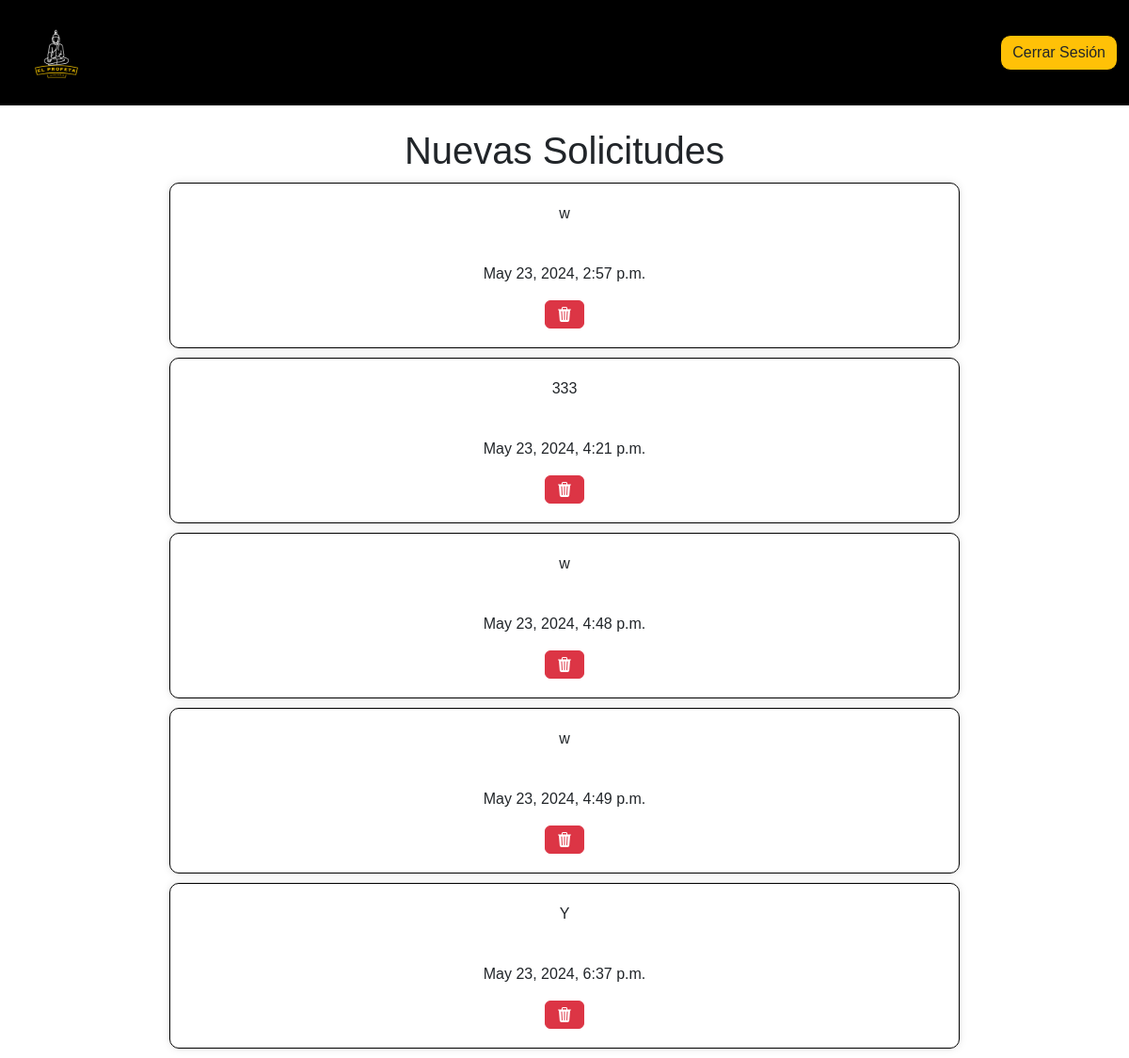
/mensajes-profesor/, run on the app's committed database.
### ourschool/models.py (models this page shows, shortened)
class Mensaje(models.Model):
    descripcion = models.TextField()
    creado_en = models.DateTimeField(auto_now_add=True)

### ourschool/views.py (the view)
# urls.py: path('mensajes-profesor/', views.mensajes_profesor, name='mensajes_profesor'),
def mensajes_profesor(request):
    mensajes = Mensaje.objects.all()
    return render(request, 'ourschool/mensajes_profesor.html', {'mensajes': mensajes})

### ourschool/templates/ourschool/mensajes_profesor.html (shortened to what this page needs)
{% load static %}
<head>
    <link href="https://cdn.jsdelivr.net/npm/bootstrap@5.3.1/dist/css/bootstrap.min.css" rel="stylesheet"
>
    <link rel="stylesheet" href="https://cdn.jsdelivr.net/npm/bootstrap-icons@1.10.5/font/bootstrap-icons.css">
    <link rel="stylesheet" href="{% static 'css/style.css' %}">
</head>
<body>
    <nav id="nav2" class="navbar navbar-expand-lg">
        <div class="container-fluid">
            <img src="{% static 'img/logo.png' %}" alt="logo" id="logo">
            <a href="{% url 'cerrar_session' %}" id="close_boton" class="btn btn-outline" type="button">Cerrar
                Sesión</a>
        </div>
    </nav>
    <br>
    <h1>Nuevas Solicitudes</h1>
    <div>
        {% for mensaje in mensajes %}
        <div class="carta" id="nose">
            <p style="word-wrap: break-word;">{{ mensaje.descripcion }}</p>
            <br>
            <p>{{mensaje.creado_en}}</p>
            <div>
                <form method="POST" action="{% url 'eliminar_mensaje' mensaje.id %}" style="display: inline;">
                    <button type="submit" class="btn btn-danger"><i class="bi bi-trash3-fill"></i></button>
                </form>
            </div>
        </div>
        {% endfor %}
    </div>
</body>
</html>

### ourschool/static/css/style.css (style rules this page uses)
body { background-color: #FFFFFF; }
a { color: black; }
#nav2 { background-color: #000000; }
#logo { width: 12vh; height: 12vh; }
#close_boton { background-color: #FFC107 ; border-color: black; border-radius: 11px; }
h1,h3,h5, p { text-align: center; }
a { color: white; }
button { background-color: #747474; border-bottom: black; border: 1px solid #000000; border-radius: 11px; }
body { font-family: Arial, sans-serif; background-color: #ffffff; margin: 0; padding: 0; }
.carta { background-color: rgba(255, 255, 255, 0.6); padding: 15px; border-radius: 5px; border: 1px solid #000000; text-align: left; max-width: 70%; margin: 10px auto; }
#nose { padding: 20px; border-radius: 10px; box-shadow: 0 0 10px rgba(0, 0, 0, 0.1); text-align: center; border: 1px solid black; border-radius: 10px; }
img { border-radius: 15px; }

### data on the page
Mensaje: descripcion "w", creado_en "May 23, 2024, 2:57 p.m."
Mensaje: descripcion "333", creado_en "May 23, 2024, 4:21 p.m."
Mensaje: descripcion "w", creado_en "May 23, 2024, 4:48 p.m."
Mensaje: descripcion "w", creado_en "May 23, 2024, 4:49 p.m."
Mensaje: descripcion "Y", creado_en "May 23, 2024, 6:37 p.m."
